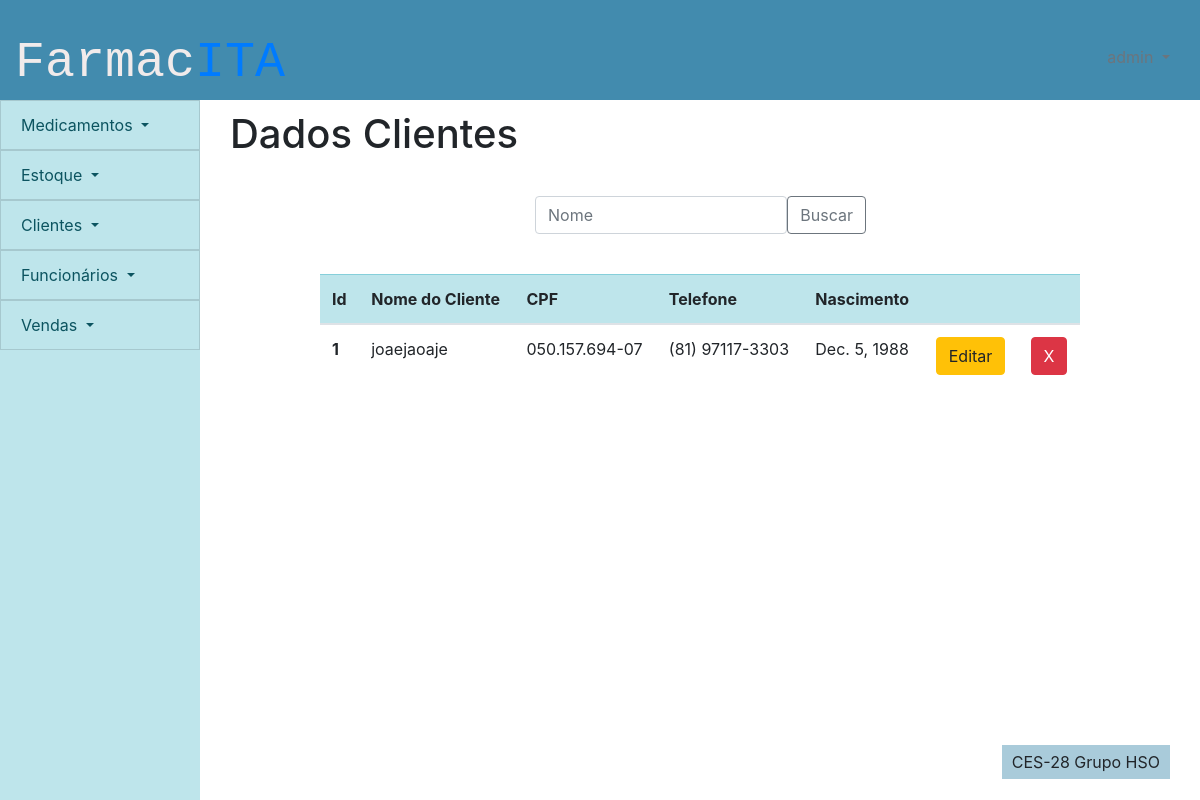
Screenshot of /pessoas/editar_cliente (signed in) with the database file from the repository.
### pessoas/models.py (models this page shows)
class cliente(models.Model):
    id_cliente = models.AutoField(primary_key=True)
    nome_cliente = models.CharField(max_length=100)
    cpf = models.CharField(max_length=14)
    telefone = models.CharField(max_length=15)
    data_nascimento = models.DateField(default=datetime.now)
    ativo = models.BooleanField(default=True)
    class Meta:
        db_table = 'clientes'

### pessoas/views.py (the view)
# urls.py: path('editar_cliente',views.editar_cliente, name = 'editar_cliente'),
def editar_cliente(request):
    if request.user.is_authenticated:
        editar = False
        lista = cliente.objects.all()
        busca = request.GET.get('buscacliente')
        if busca:
            editar = False
            lista = cliente.objects.filter(nome_cliente__icontains = busca)
        delete = request.GET.get('delete')
        if delete:
            teste = cliente.objects.filter(id_cliente = delete)
            teste.update(ativo = False)
        editando = request.GET.get('edit')
        if editando:
            editar = True
            lista = cliente.objects.filter(id_cliente = editando)
        return render(request,'pessoas/edicao_cliente.html',{'lista':lista,'editar':editar})
    else:
        return failed_login(request)

### frontend/pessoas/edicao_cliente.html (shortened to what this page needs)
{% extends 'template/padrao.html' %}
{% load static %}
{%block titulo-conteudo %}
Dados Clientes
{% endblock %}
{% block content %}
<div>
    <div class="row formulario">
        <div class="col-sm-12">
            <div>
                <form method="GET">
                    <div class="input-group-prepend">
                        <input type="text" class="form-control" placeholder="Nome" name="buscacliente" id="buscacliente">
                    <button class="btn btn-outline-secondary" type="submit" id="button-addon1">Buscar</button>
                    </div>
                    </form>
            </div>
        </div>
    </div>
    <div class="tabela">
        <table class="table table-hover">
            <thead class="table-info">
                <tr>
                    <th scope="col">Id</th>
                    <th scope="col">Nome do Cliente</th>
                    <th scope="col">CPF</th>
                    <th scope="col">Telefone</th>
                    <th scope="col">Nascimento</th>
                    <th></th>
                    <th></th>
                </tr>
            </thead>
            {% for i in lista %}
            {% if i.ativo %}
            <tbody>
                <tr class={{i.id_cliente}}>
                    <th scope="row">{{i.id_cliente}}</th>
                    <td class = "nome">{{i.nome_cliente}}</td>
                    <td class = "cpf">{{i.cpf}}</td>
                    <td class = "telefone">{{i.telefone}}</td>
                    <td class = "nascimento">{{i.data_nascimento}} </td>
                    <td>
                        <form class= "centro">
                            <button value = {{i.id_cliente}} name = 'edit' class="btn btn-warning"  type = "submit" >Editar</button>
                        </form>
                    </td>
                    <td>
                        <form class= "centro">
                            <button  value = {{i.id_cliente}} name = 'delete' class="btn btn-danger botao" type = "submit">X</button>
                        </form>
                    </td>
                </tr>
            </tbody>
            {% endif %}
            {% endfor %}
        </table>
    </div>
</div>
{% endblock %}

### static/_css/style.css (style rules this page uses)
:root { --bdazzled-blue: #3d5a80ff; --pale-cerulean: #98c1d9ff; --light-cyan: rgb(240, 254, 255); --burnt-sienna: #6BA368; --gunmetal: #515B3A; --header-height:100px; --menu-width:200px; --footer-height:100px; --form-width:400px; --table-width: 800px; }
.formulario { width: var(--form-width); margin: 0 auto ; padding: 20px; }
.tabela { width: var(--table-width); padding: 20px; margin: 0 auto; }
body { display: grid; grid-template-columns: var(--menu-width) 1fr; grid-template-rows: var(--header-height) 1fr var(--footer-height); grid-template-areas: " cabeca cabeca" " links conteudo" " links rodape" ; height: 100vh; }

### frontend/pessoas/edicao_cliente.html (style rules this page uses)
.centro { text-align: center; }
.botao { margin-bottom:6px; }

### rows the page displays
cliente: id_cliente "1", nome_cliente "joaejaoaje", cpf "050.157.694-07", telefone "(81) 97117-3303", data_nascimento "Dec. 5, 1988"
